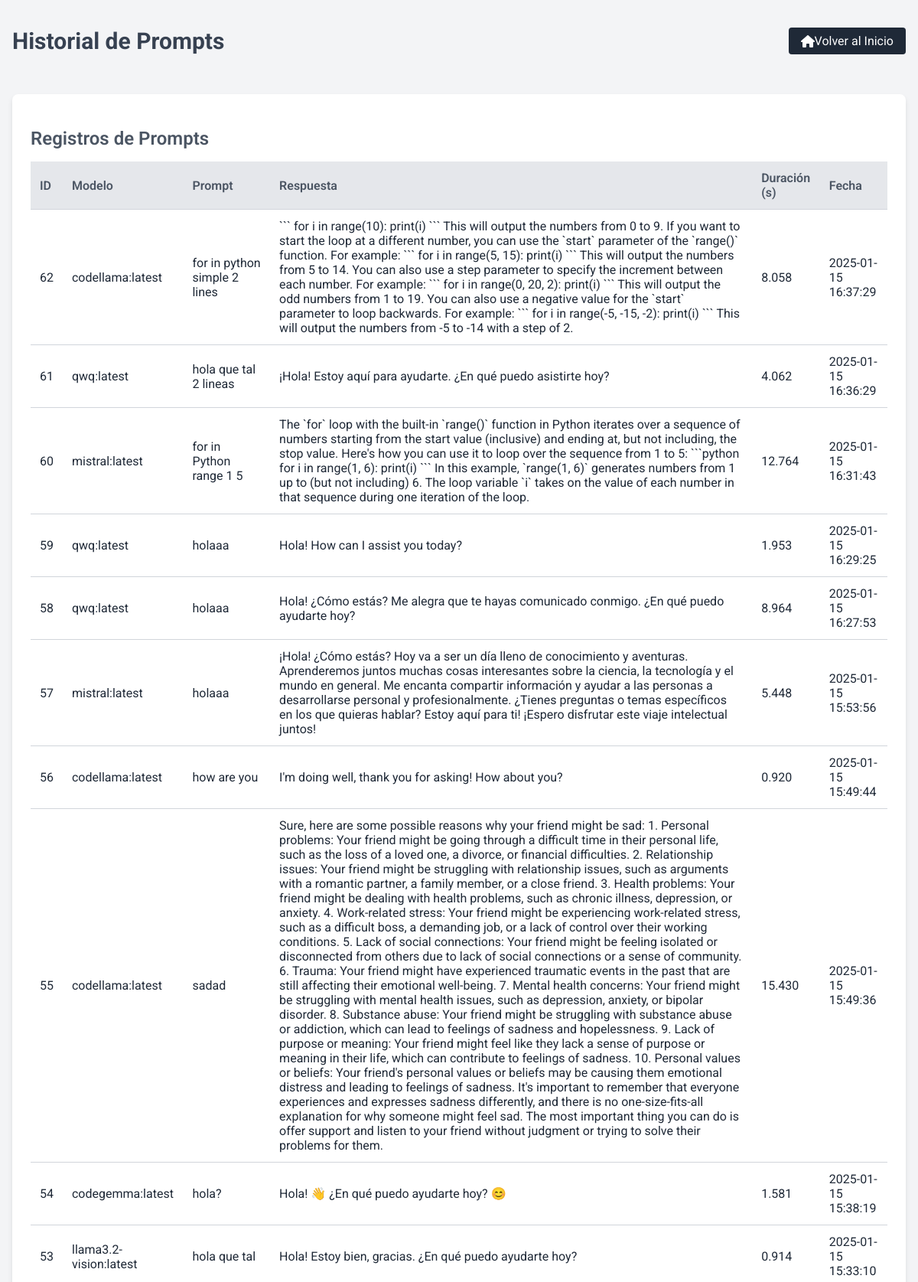
The page /historial (upper part) on the database its author committed.
### tables this page shows
CREATE TABLE prompts (
                id INTEGER PRIMARY KEY AUTOINCREMENT,
                modelo TEXT,
                prompt TEXT,
                respuesta TEXT,
                duracion REAL,
                fecha TIMESTAMP DEFAULT CURRENT_TIMESTAMP
            );

### app.py (the view)
@app.route("/historial")
def historial():
    with sqlite3.connect(DB_PATH) as conn:
        cursor = conn.execute("""
            SELECT id, modelo, prompt, respuesta, duracion, fecha
            FROM prompts
            ORDER BY id DESC
        """)
        registros = cursor.fetchall()
    return render_template("historial.html", registros=registros)

### templates/historial.html (shortened to what this page needs)
<!DOCTYPE html>
<html lang="es">
<head>
    <link rel="stylesheet" href="https://cdnjs.cloudflare.com/ajax/libs/font-awesome/6.4.0/css/all.min.css">
    <link rel="stylesheet" href="{{ url_for('static', filename='style.css') }}">
    <link rel="stylesheet" href="https://cdnjs.cloudflare.com/ajax/libs/github-markdown-css/5.2.0/github-markdown.min.css" />
</head>
<body class="body">
    <div class="container">
        <header class="header">
            <h1 class="title">Historial de Prompts</h1>
            <nav>
                <a href="{{ url_for('index') }}" class="btn btn-history">
                    <i class="fas fa-home"></i> Volver al Inicio
                </a>
            </nav>
        </header>
        <main class="main-content">
            <section class="section">
                <h2 class="section-title">Registros de Prompts</h2>
                <table class="table">
                    <thead>
                        <tr>
                            <th>ID</th>
                            <th>Modelo</th>
                            <th>Prompt</th>
                            <th>Respuesta</th>
                            <th>Duración (s)</th>
                            <th>Fecha</th>
                        </tr>
                    </thead>
                    <tbody>
                        {% for registro in registros %}
                        <tr>
                            <td>{{ registro[0] }}</td>
                            <td>{{ registro[1] }}</td>
                            <td>{{ registro[2] }}</td>
                            <td>{{ registro[3] }}</td>
                            <td>{{ "%.3f" | format(registro[4]) }}</td>
                            <td>{{ registro[5] }}</td>
                        </tr>
                        {% endfor %}
                    </tbody>
                </table>
            </section>
        </main>
    </div>
</body>
</html>

### static/style.css (style rules this page uses)
body { font-family: 'Roboto', sans-serif; background-color: #f3f4f6; margin: 0; padding: 0; color: #1f2937; }
.container { max-width: 1200px; margin: 0 auto; padding: 16px; min-height: 100vh; display: flex; flex-direction: column; }
.header { display: flex; justify-content: space-between; align-items: center; margin-bottom: 32px; }
.title { font-size: 1.875rem; font-weight: 700; color: #374151; }
.btn-history { display: inline-flex; align-items: center; padding: 8px 16px; background-color: #1f2937; color: #ffffff; border-radius: 4px; text-decoration: none; transition: background-color 0.3s; }
.section { background-color: #ffffff; padding: 24px; border-radius: 8px; box-shadow: 0 4px 6px rgba(0, 0, 0, 0.1); margin-bottom: 32px; }
.section-title { font-size: 1.5rem; font-weight: 600; margin-bottom: 16px; color: #4b5563; }
.btn { display: inline-flex; align-items: center; padding: 8px 16px; border: none; border-radius: 4px; cursor: pointer; transition: background-color 0.3s; color: #ffffff; text-decoration: none; }
.table { width: 100%; border-collapse: collapse; }
.table thead { background-color: #e5e7eb; }
.table th, .table td { padding: 12px; text-align: left; border-bottom: 1px solid #d1d5db; }
.table th { font-weight: 600; color: #4b5563; }

### rows shown on the page
prompts: id "62", modelo "codellama:latest", prompt "for in python simple 2 lines", respuesta "``` for i in range(10): print(i) ``` This will output the numbers from 0 to 9. If you want to start the loop at a different number, you can use the `start` parameter of the `range()` function. For example: ``` for i in range(5, 15): print(i) ``` This will output the numbers from 5 to 14. You can also use a step parameter to specify the increment between each number. For example: ``` for i in range(0, 20, 2): print(i) ``` This will output the odd numbers from 1 to 19. You can also use a negative value for the `start` parameter to loop backwards. For example: ``` for i in range(-5, -15, -2): print(i) ``` This will output the numbers from -5 to -14 with a step of 2.", duracion "8.058", fecha "2025-01-15 16:37:29"
prompts: id "61", modelo "qwq:latest", prompt "hola que tal 2 lineas", respuesta "¡Hola! Estoy aquí para ayudarte. ¿En qué puedo asistirte hoy?", duracion "4.062", fecha "2025-01-15 16:36:29"
prompts: id "60", modelo "mistral:latest", prompt "for in Python range 1 5", respuesta "The `for` loop with the built-in `range()` function in Python iterates over a sequence of numbers starting from the start value (inclusive) and ending at, but not including, the stop value. Here's how you can use it to loop over the sequence from 1 to 5: ```python for i in range(1, 6): print(i) ``` In this example, `range(1, 6)` generates numbers from 1 up to (but not including) 6. The loop variable `i` takes on the value of each number in that sequence during one iteration of the loop.", duracion "12.764", fecha "2025-01-15 16:31:43"
prompts: id "59", modelo "qwq:latest", prompt "holaaa", respuesta "Hola! How can I assist you today?", duracion "1.953", fecha "2025-01-15 16:29:25"
prompts: id "58", modelo "qwq:latest", prompt "holaaa", respuesta "Hola! ¿Cómo estás? Me alegra que te hayas comunicado conmigo. ¿En qué puedo ayudarte hoy?", duracion "8.964", fecha "2025-01-15 16:27:53"
prompts: id "57", modelo "mistral:latest", prompt "holaaa", respuesta "¡Hola! ¿Cómo estás? Hoy va a ser un día lleno de conocimiento y aventuras. Aprenderemos juntos muchas cosas interesantes sobre la ciencia, la tecnología y el mundo en general. Me encanta compartir información y ayudar a las personas a desarrollarse personal y profesionalmente. ¿Tienes preguntas o temas específicos en los que quieras hablar? Estoy aquí para ti! ¡Espero disfrutar este viaje intelectual juntos!", duracion "5.448", fecha "2025-01-15 15:53:56"
prompts: id "56", modelo "codellama:latest", prompt "how are you", respuesta "I'm doing well, thank you for asking! How about you?", duracion "0.920", fecha "2025-01-15 15:49:44"
prompts: id "55", modelo "codellama:latest", prompt "sadad", respuesta "Sure, here are some possible reasons why your friend might be sad: 1. Personal problems: Your friend might be going through a difficult time in their personal life, such as the loss of a loved one, a divorce, or financial difficulties. 2. Relationship issues: Your friend might be struggling with relationship issues, such as arguments with a romantic partner, a family member, or a close friend. 3. Health problems: Your friend might be dealing with health problems, such as chronic illness, depression, or anxiety. 4. Work-related stress: Your friend might be experiencing work-related stress, such as a difficult boss, a demanding job, or a lack of control over their working conditions. 5. Lack…", duracion "15.430", fecha "2025-01-15 15:49:36"
prompts: id "54", modelo "codegemma:latest", prompt "hola?", respuesta "Hola! 👋 ¿En qué puedo ayudarte hoy? 😊", duracion "1.581", fecha "2025-01-15 15:38:19"
prompts: id "53", modelo "llama3.2-vision:latest", prompt "hola que tal", respuesta "Hola! Estoy bien, gracias. ¿En qué puedo ayudarte hoy?", duracion "0.914", fecha "2025-01-15 15:33:10"
